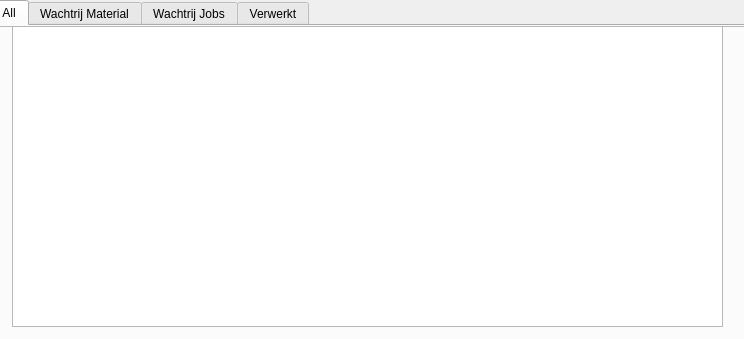
<?xml version="1.0" encoding="UTF-8"?>
<ui version="4.0">
 <class>Form</class>
 <widget class="QWidget" name="Form">
  <property name="geometry">
   <rect>
    <x>0</x>
    <y>0</y>
    <width>744</width>
    <height>339</height>
   </rect>
  </property>
  <property name="windowTitle">
   <string>Form</string>
  </property>
  <widget class="QTabWidget" name="tabWidget">
   <property name="geometry">
    <rect>
     <x>-10</x>
     <y>0</y>
     <width>761</width>
     <height>341</height>
    </rect>
   </property>
   <property name="currentIndex">
    <number>0</number>
   </property>
   <widget class="QWidget" name="tab_3">
    <attribute name="title">
     <string>All</string>
    </attribute>
    <widget class="QFrame" name="frame">
     <property name="geometry">
      <rect>
       <x>0</x>
       <y>0</y>
       <width>761</width>
       <height>321</height>
      </rect>
     </property>
     <property name="frameShape">
      <enum>QFrame::StyledPanel</enum>
     </property>
     <property name="frameShadow">
      <enum>QFrame::Raised</enum>
     </property>
     <widget class="AllJobsQListWidget" name="listWidget_2">
      <property name="geometry">
       <rect>
        <x>20</x>
        <y>0</y>
        <width>711</width>
        <height>301</height>
       </rect>
      </property>
     </widget>
    </widget>
   </widget>
   <widget class="QWidget" name="WachtrijMaterial">
    <property name="whatsThis">
     <string>&lt;html&gt;&lt;head/&gt;&lt;body&gt;&lt;p&gt;Wachtrij Material&lt;/p&gt;&lt;p&gt;&lt;br/&gt;&lt;/p&gt;&lt;/body&gt;&lt;/html&gt;</string>
    </property>
    <attribute name="title">
     <string>Wachtrij Material</string>
    </attribute>
    <widget class="QListWidget" name="listWidget">
     <property name="geometry">
      <rect>
       <x>40</x>
       <y>10</y>
       <width>681</width>
       <height>281</height>
      </rect>
     </property>
    </widget>
   </widget>
   <widget class="QWidget" name="tab_2">
    <property name="whatsThis">
     <string>&lt;html&gt;&lt;head/&gt;&lt;body&gt;&lt;p&gt;Wachtrij&lt;/p&gt;&lt;/body&gt;&lt;/html&gt;</string>
    </property>
    <attribute name="title">
     <string>Wachtrij Jobs</string>
    </attribute>
    <widget class="QListView" name="listView">
     <property name="geometry">
      <rect>
       <x>35</x>
       <y>21</y>
       <width>701</width>
       <height>251</height>
      </rect>
     </property>
    </widget>
   </widget>
   <widget class="QWidget" name="tab">
    <attribute name="title">
     <string>Verwerkt</string>
    </attribute>
   </widget>
  </widget>
 </widget>
 <customwidgets>
  <customwidget>
   <class>AllJobsQListWidget</class>
   <extends>QListWidget</extends>
   <header>tabQListWidget.h</header>
  </customwidget>
 </customwidgets>
 <resources/>
 <connections/>
</ui>
